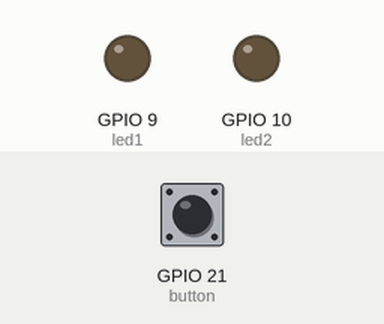
This program was run on a simulated Raspberry Pi (BCM pin numbers). On the bench: output pins drawn as LEDs (lit = HIGH). Dashed ring = blinking. The inputs (shaded band) are chosen by the test bench; at power-on: GPIO 21 (button) HIGH.

Above: at 1.2 s.
1.3 s: GPIO 21 (button) pulled LOW for 1 s
At 1.55 s:
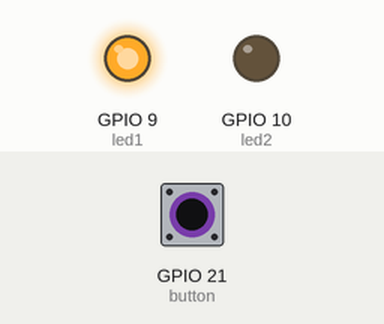
3.8 s: GPIO 21 (button) pulled LOW for 3.2 s
At 4.55 s:
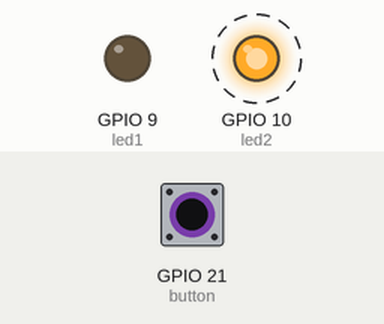
Timing chart, 0 to 8.5 s (numbered marks = the images above; inputs shaded):
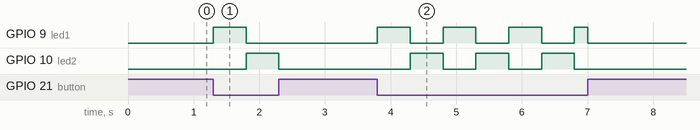

Measured:
- after the input at 1.3 s, GPIO 9 (led1): LOW → HIGH at once, → LOW 0.50 s later; GPIO 10 (led2): LOW → HIGH after 0.50 s, → LOW 0.50 s later
- after the input at 3.8 s, GPIO 9 (led1): goes 3 × (HIGH 0.50 s, LOW 0.50 s), HIGH 0.20 s, then LOW, starting at once; GPIO 10 (led2): alternates HIGH for 0.50 s and LOW for 0.50 s, 6 changes in all, then stays LOW, starting after 0.50 s

The program:

button_light.py
```python
from signal import pause
from time import sleep
from gpiozero import LED, Button

def go_blink():
    led1.blink(0.5, 0.5)
    sleep(0.5)
    led2.blink(0.5, 0.5)

def off_blink():
    led1.off()
    led2.off()

button = Button(21)

led1 = LED(9)
led2 = LED(10)

try:
    button.when_pressed = go_blink
    button.when_released = off_blink
    pause()

finally:
    pass
```
